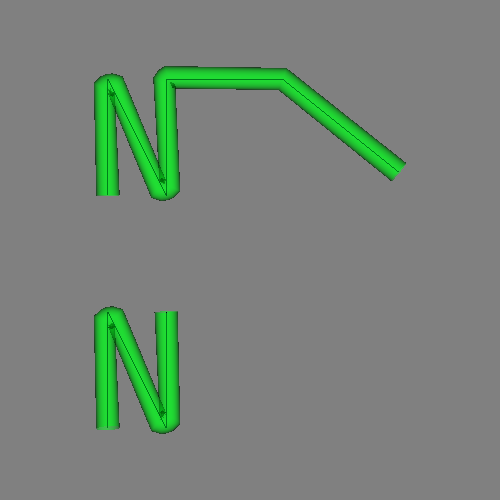

This chart was generated by the following Python code:
#!/usr/bin/env python

# Bend tubes around polyline corners using vtkTubeBender
# and render both the original lines and the resulting tubes.

# Factory overrides
import vtkmodules.vtkInteractionStyle  # noqa: F401
import vtkmodules.vtkRenderingOpenGL2  # noqa: F401

from vtkmodules.vtkCommonCore import vtkPoints
from vtkmodules.vtkCommonDataModel import (
    vtkCellArray,
    vtkPolyData,
    vtkPolyLine,
)
from vtkmodules.vtkFiltersCore import (
    vtkTubeBender,
    vtkTubeFilter,
)
from vtkmodules.vtkRenderingCore import (
    vtkActor,
    vtkPolyDataMapper,
    vtkRenderWindow,
    vtkRenderWindowInteractor,
    vtkRenderer,
)

# Build polyline input with two cells
points = vtkPoints()
points.InsertNextPoint(0.0, 0.0, 0.0)
points.InsertNextPoint(0.0, 1.0, 0.0)
points.InsertNextPoint(0.5, 0.0, 0.0)
points.InsertNextPoint(0.5, 1.0, 0.0)

points.InsertNextPoint(0.0, 2.0, 0.0)
points.InsertNextPoint(0.0, 3.0, 0.0)
points.InsertNextPoint(0.5, 2.0, 0.0)
points.InsertNextPoint(0.5, 3.0, 0.0)
points.InsertNextPoint(1.5, 3.0, 0.0)
points.InsertNextPoint(2.5, 2.2, 0.0)

cells = vtkCellArray()

# First polyline: 4 points
polyline_0 = vtkPolyLine()
polyline_0.GetPointIds().SetNumberOfIds(4)
polyline_0.GetPointIds().SetId(0, 0)
polyline_0.GetPointIds().SetId(1, 1)
polyline_0.GetPointIds().SetId(2, 2)
polyline_0.GetPointIds().SetId(3, 3)
cells.InsertNextCell(polyline_0)

# Second polyline: 6 points
polyline_1 = vtkPolyLine()
polyline_1.GetPointIds().SetNumberOfIds(6)
polyline_1.GetPointIds().SetId(0, 4)
polyline_1.GetPointIds().SetId(1, 5)
polyline_1.GetPointIds().SetId(2, 6)
polyline_1.GetPointIds().SetId(3, 7)
polyline_1.GetPointIds().SetId(4, 8)
polyline_1.GetPointIds().SetId(5, 9)
cells.InsertNextCell(polyline_1)

line = vtkPolyData()
line.SetPoints(points)
line.SetLines(cells)

# Line actor
line_mapper = vtkPolyDataMapper()
line_mapper.SetInputData(line)

line_actor = vtkActor()
line_actor.GetProperty().SetColor(0.0, 0.0, 0.1)
line_actor.SetMapper(line_mapper)

# Tube bender + tube filter
radius = 0.1

tube_bender = vtkTubeBender()
tube_bender.SetInputData(line)
tube_bender.SetRadius(radius)

tube_filter = vtkTubeFilter()
tube_filter.SetInputConnection(tube_bender.GetOutputPort())
tube_filter.SetRadius(radius)
tube_filter.SetNumberOfSides(50)

tube_mapper = vtkPolyDataMapper()
tube_mapper.SetInputConnection(tube_filter.GetOutputPort())

tube_actor = vtkActor()
tube_actor.GetProperty().SetColor(0.0, 1.0, 0.1)
tube_actor.SetMapper(tube_mapper)
tube_actor.GetProperty().SetOpacity(0.5)

# Renderer
renderer = vtkRenderer()
renderer.AddActor(line_actor)
renderer.AddActor(tube_actor)
renderer.SetBackground(0.5, 0.5, 0.5)

# Window
render_window = vtkRenderWindow()
render_window.SetMultiSamples(0)
render_window.SetSize(500, 500)
render_window.AddRenderer(renderer)
render_window.SetWindowName("tube bender test")

# Scene
renderer.ResetCamera()

# Interactor
interactor = vtkRenderWindowInteractor()
interactor.SetRenderWindow(render_window)

interactor.Initialize()
interactor.Start()
